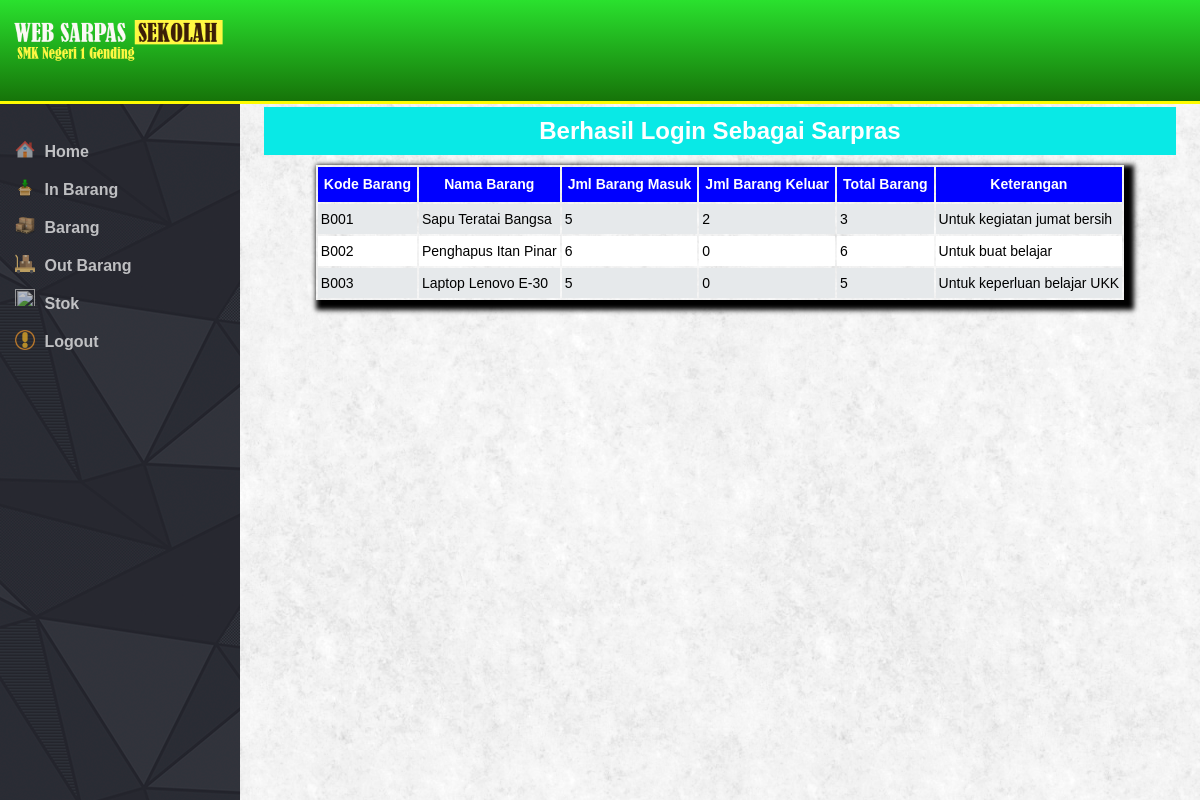
Screenshot of /page.php?url=stok-index (signed in) with the database file from the repository.
### tables this page shows
CREATE TABLE `stok` (
  `kode_barang` varchar(8) NOT NULL,
  `nama_barang` varchar(30) NOT NULL,
  `jml_barang_masuk` int(7) NOT NULL,
  `jml_barang_keluar` int(7) NOT NULL,
  `total_barang` int(8) NOT NULL,
  `keterangan` varchar(35) NOT NULL
);

### application/stok/index.php (the view, shortened to what this page needs)
<?php
$query=mysqli_query($koneksi,"select * from stok");
 ?>
	<table>
		<tr>
			<th> Kode Barang </th>
			<th> Nama Barang </th>
			<th>Jml Barang Masuk </th>
			<th>Jml Barang Keluar</th>
			<th>Total Barang</th>
			<th>Keterangan</th>
		</tr>
		<?php while ($data=mysqli_fetch_assoc($query)) { ?>
		<tr>
			<td><?php echo $data['kode_barang']; ?></td>
			<td><?php echo $data['nama_barang']; ?></td>
			<td><?php echo $data['jml_barang_masuk']; ?></td>
			<td><?php echo $data['jml_barang_keluar']; ?></td>
			<td><?php echo $data['total_barang']; ?></td>
			<td><?php echo $data['keterangan']; ?></td>
		</tr>
		<?php } ?>
	</table>

### asset/css/main.css (style rules this page uses)
* { margin: 0;padding: 0;box-sizing: border-box;font-family: 'arial'; }
html,body { height: 100%; }
body { background:url('../image/fresh_snow.png'); }
.content-kanan table { margin:0 auto; clear:both;box-shadow: 5px 5px 5px 5px; }
.content-kanan table th { font-size: 14px;font-weight: bolder; color:white;background-color: blue;height: 35px;padding: 2px 6px; }
.content-kanan table tr td { font-size: 14px; padding: 0px 3px;height: 30px; }
.content-kanan table tr:nth-child(odd) { background-color: white; }
.content-kanan table tr:nth-child(even) { background-color: #e6e9eb; }

### rows the page displays
stok: kode_barang "B001", nama_barang "Sapu Teratai Bangsa", jml_barang_masuk "5", jml_barang_keluar "2", total_barang "3", keterangan "Untuk kegiatan jumat bersih"
stok: kode_barang "B002", nama_barang "Penghapus Itan Pinar", jml_barang_masuk "6", jml_barang_keluar "0", total_barang "6", keterangan "Untuk buat belajar"
stok: kode_barang "B003", nama_barang "Laptop Lenovo E-30", jml_barang_masuk "5", jml_barang_keluar "0", total_barang "5", keterangan "Untuk keperluan belajar UKK"

### other values shown
$_SESSION['msg'] "Berhasil Login Sebagai Sarpras"
